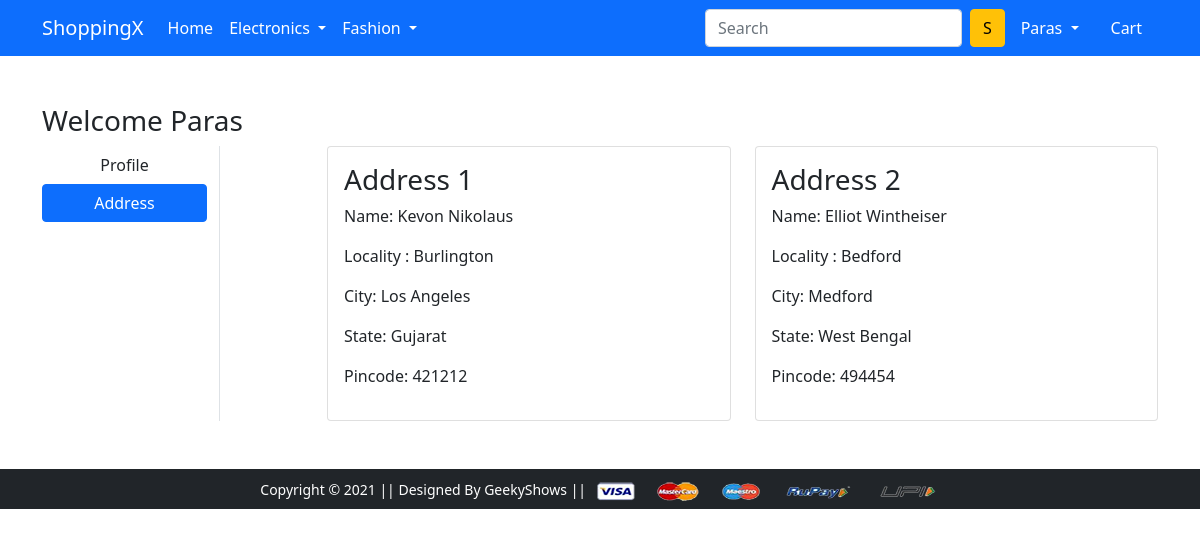
The app's page /address/ (signed in) with its own data.
### app/models.py (models this page shows, shortened)
class Customer(models.Model):
    user = models.ForeignKey(User, on_delete=models.CASCADE, null=True)
    name = models.CharField(max_length=200)
    locality = models.CharField(max_length=200)
    city = models.CharField(max_length=50)
    zipcode = models.IntegerField()
    state = models.CharField(choices=STATE_CHOICES, max_length=50)

### app/views.py (the view)
# urls.py: path('address/', views.address, name='address'),
@login_required(login_url='login')
def address(request):
    address = Customer.objects.filter(user=request.user)
    return render(request, 'app/address.html', {'address': address, 'active': 'btn-primary'})

### app/context_processors.py (called while the page is built)
def cart_count(request):
    if request.user.is_authenticated:
        return {'cart_count': Cart.objects.filter(user=request.user).count()}
    return {'cart_count': 0}

### app/templates/app/address.html (shortened to what this page needs)
{% extends 'app/base.html' %}
{% load static %}
{% block main-content %}
<div class="container my-5">
 <div class="row">
 <h3>Welcome {{request.user}}</h3>
  <div class="col-sm-2 border-end">
   <ul class="list-unstyled">
    <li class="d-grid"><a href="{% url 'profile' %}" class="btn">Profile</a></li>
    <li class="d-grid"><a href="{% url 'address' %}" class="btn {{active}}">Address</a></li>
   </ul>
  </div>
  <div class="col-sm-9 offset-sm-1">
   <div class="row">
    {% if address %}
        {% for add in address %}
        <div class="col-sm-6">
            <div class="card">
                <div class="card-body">
                    <h3>Address {{ forloop.counter }}</h3>
                    <p>Name: {{add.name}}</p>
                    <p>Locality : {{add.locality}}</p>
                    <p>City: {{add.city}}</p>
                    <p>State: {{add.state}}</p>
                    <p>Pincode: {{add.zipcode}}</p>
                </div>
            </div>
        </div>
        {% endfor %}
    {% else %}
        <span class="alert alert-danger">No Address Available</span>
    {% endif %}
   </div>
  </div>
 </div>
</div>
{% endblock main-content %}

### app/templates/app/base.html (shortened to what this page needs)
<!doctype html>
{% load static %}
<html lang="en">
  <head>
    <link href="https://cdn.jsdelivr.net/npm/bootstrap@5.0.0-beta1/dist/css/bootstrap.min.css" rel="stylesheet">
    <link rel="stylesheet" href="{% static 'app/css/owl.carousel.min.css' %}">
    <link rel="stylesheet" href="{% static 'app/css/all.min.css' %}">
    <link rel="stylesheet" href="{% static 'app/css/style.css' %}">
  </head>
  <body>
    <nav class="navbar navbar-expand-lg navbar-dark bg-primary">
     <div class="container">
       <a class="navbar-brand" href="/">ShoppingX</a>
       <div class="collapse navbar-collapse" id="navbarSupportedContent">
         <ul class="navbar-nav me-auto mb-2 mb-lg-0">
           <li class="nav-item">
             <a class="nav-link active" aria-current="page" href="/">Home</a>
           </li>
           <li class="nav-item dropdown">
             <a class="nav-link dropdown-toggle text-white" href="#" id="electronicsDropdown" role="button" data-bs-toggle="dropdown" aria-expanded="false">
               Electronics
             </a>
           </li>
           <li class="nav-item dropdown">
             <a class="nav-link dropdown-toggle text-white" href="#" id="fashionDropdown" role="button" data-bs-toggle="dropdown" aria-expanded="false">
               Fashion
             </a>
           </li>
         </ul>
         <form class="d-flex">
           <input class="form-control me-2" type="search" placeholder="Search" aria-label="Search">
           <button class="btn btn-warning" type="submit">S</button>
         </form>
         <div>
          <ul class="navbar-nav me-auto mb-2 mb-lg-0">
            {% if user.is_authenticated %}
           <li class="nav-item dropdown mx-2">
              <a class="nav-link dropdown-toggle text-white" href="#" id="profileDropdown" role="button" data-bs-toggle="dropdown" aria-expanded="false">
                {{request.user|capfirst}}
              </a>
            </li>
            <li class="nav-item mx-2">
              <a href="{% url 'cart' %}" class="nav-link text-white">
                Cart {% if cart_count > 0 %}<span class="badge bg-danger">{{ cart_count }}</span>{% endif %}
              </a>
            </li>
            {% endif %}
          </ul>
         </div>
       </div>
     </div>
    </nav>
    {% block main-content %} {% endblock main-content %}
    <footer class="container-fluid bg-dark text-center p-2 mt-5">
        <small class="text-white">Copyright &copy; 2021 || Designed By GeekyShows || </small>
        <img src="{% static 'app/images/payment.png' %}" alt="" srcset="" class="img-fluid" height="2px">
    </footer>
  </body>
</html>

### records on screen
Customer: name "Kevon Nikolaus", locality "Burlington", city "Los Angeles", state "Gujarat", zipcode "421212"
Customer: name "Elliot Wintheiser", locality "Bedford", city "Medford", state "West Bengal", zipcode "494454"

### other values on screen
{{ request.user|capfirst }} "Paras"
{{ request.user }} "Paras"
